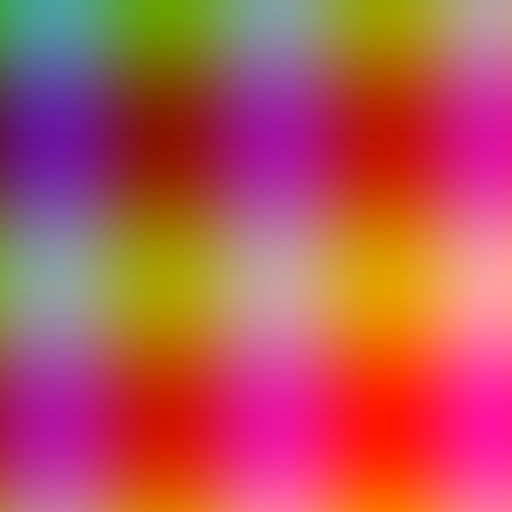
#> input picture input_base.png, 512 x 512 px, given in place of input.png, which was not available
$ python dft_image_processor_show_dwt_fixed.py
#> lines starting #> are read from the running program, lines starting #| are printed output that depends on the picture; after the words box and inside, x2 and y2 are one past the last pixel; in counts of white or black regions, pixels touching at a corner belong together; pictures that were not available may be replaced by others from this repository, and a replacement may not be noted
#!/usr/bin/env python3
# -*- coding: utf-8 -*-
"""
图像频域数字水印实验

功能：
1. DFT 非盲水印嵌入与提取
2. alpha 嵌入强度扫描
3. JPEG、缩放、加噪鲁棒性测试
4. DCT QIM、DWT、DFT 盲 QIM 方法对比

运行前请准备：
- input.png      载体图像
- watermark.png  水印图像
"""

import os
from pathlib import Path

ROOT = Path(__file__).resolve().parent
os.environ.setdefault("MPLCONFIGDIR", str(ROOT / ".matplotlib-cache"))
os.environ.setdefault("XDG_CACHE_HOME", str(ROOT / ".matplotlib-cache"))

import cv2
import matplotlib
import matplotlib.pyplot as plt
import numpy as np
from matplotlib.patches import Rectangle
from matplotlib import font_manager
from skimage.metrics import peak_signal_noise_ratio as psnr
from skimage.metrics import structural_similarity as ssim


ALPHA = 0.05
DCT_DELTA = 36
DFT_QIM_DELTA = 50.0
DPI = 300
RNG = np.random.default_rng(2026)


def configure_chinese_font():
    for path in [
        "/System/Library/Fonts/STHeiti Medium.ttc",
        "/System/Library/Fonts/Hiragino Sans GB.ttc",
        "/System/Library/Fonts/Supplemental/Songti.ttc",
    ]:
        if os.path.exists(path):
            font_manager.fontManager.addfont(path)

    available = {f.name for f in font_manager.fontManager.ttflist}
    for name in ["STHeiti", "Hiragino Sans GB", "Songti SC", "PingFang SC", "SimHei"]:
        if name in available:
            plt.rcParams["font.sans-serif"] = [name, "DejaVu Sans"]
            break
    plt.rcParams["axes.unicode_minus"] = False


configure_chinese_font()


def load_inputs():
    cover_path = ROOT / "input.png"
    wm_path = ROOT / "watermark.png"
    cover = cv2.imread(str(cover_path), cv2.IMREAD_COLOR)
    watermark = cv2.imread(str(wm_path), cv2.IMREAD_GRAYSCALE)
    if cover is None:
        raise FileNotFoundError(f"请将载体图像命名为 input.png 并放在脚本目录：{cover_path}")
    if watermark is None:
        raise FileNotFoundError(f"请将水印图像命名为 watermark.png 并放在脚本目录：{wm_path}")
    return cover.astype(np.float64) / 255.0, watermark


def prepare_watermark(watermark, cover_shape):
    h, w = cover_shape[:2]
    wm_size = min(max(32, min(h, w) // 8), 192, max(8, min(h, w) // 2 - 4))
    wm = cv2.resize(watermark, (wm_size, wm_size), interpolation=cv2.INTER_AREA)
    _, wm_bin = cv2.threshold(wm, 127, 255, cv2.THRESH_BINARY)
    wm_pm1 = np.where(wm_bin > 0, 1.0, -1.0)
    return wm_bin.astype(np.uint8), wm_pm1


def dft_embed_position(image_shape, wm_shape, offset_ratio=0.08):
    h, w = image_shape[:2]
    wh, ww = wm_shape
    cy, cx = h // 2, w // 2
    y = cy - wh // 2
    x = cx + max(1, int(min(h, w) * offset_ratio // 4))
    sy = 2 * cy - y - wh
    sx = 2 * cx - x - ww
    if min(y, x, sy, sx) < 0 or y + wh > h or x + ww > w or sy + wh > h or sx + ww > w:
        raise ValueError("水印尺寸过大，DFT 嵌入区域越界。")
    return y, x, sy, sx


def normalized_correlation(wm_a, wm_b):
    if wm_a.shape != wm_b.shape:
        wm_b = cv2.resize(wm_b, (wm_a.shape[1], wm_a.shape[0]), interpolation=cv2.INTER_NEAREST)
    a = np.where(wm_a > 0, 1.0, -1.0).ravel()
    b = np.where(wm_b > 0, 1.0, -1.0).ravel()
    return float(np.sum(a * b) / (np.linalg.norm(a) * np.linalg.norm(b) + 1e-12))


def quality_metrics(cover, watermarked):
    a = (cover * 255).astype(np.uint8)
    b = (watermarked * 255).astype(np.uint8)
    return float(psnr(a, b)), float(ssim(a, b, channel_axis=2))


def dft_embed_channel(channel, wm_pm1, pos, alpha):
    y, x, sy, sx = pos
    wh, ww = wm_pm1.shape
    region = (slice(y, y + wh), slice(x, x + ww))
    sym_region = (slice(sy, sy + wh), slice(sx, sx + ww))

    f = np.fft.fftshift(np.fft.fft2(channel))
    before = f.copy()
    floor = np.percentile(np.abs(f), 75) * 0.02 + 1e-12

    coeff = f[region]
    scale = np.maximum(np.abs(coeff), floor)
    phase = np.exp(1j * np.angle(coeff))
    f[region] = coeff + alpha * scale * wm_pm1 * phase

    coeff_sym = f[sym_region]
    scale_sym = np.maximum(np.abs(coeff_sym), floor)
    phase_sym = np.exp(1j * np.angle(coeff_sym))
    f[sym_region] = coeff_sym + alpha * scale_sym * np.flipud(np.fliplr(wm_pm1)) * phase_sym

    out = np.real(np.fft.ifft2(np.fft.ifftshift(f)))
    return np.clip(out, 0, 1), before, f


def dft_extract_channel(original, watermarked, wm_shape, pos, alpha):
    y, x, sy, sx = pos
    wh, ww = wm_shape
    region = (slice(y, y + wh), slice(x, x + ww))
    sym_region = (slice(sy, sy + wh), slice(sx, sx + ww))

    f0 = np.fft.fftshift(np.fft.fft2(original))
    f1 = np.fft.fftshift(np.fft.fft2(watermarked))
    floor = np.percentile(np.abs(f0), 75) * 0.02 + 1e-12

    coeff = f0[region]
    scale = np.maximum(np.abs(coeff), floor)
    phase = np.exp(1j * np.angle(coeff))
    ext = np.real((f1[region] - coeff) * np.conj(phase)) / (alpha * scale + 1e-12)

    coeff_sym = f0[sym_region]
    scale_sym = np.maximum(np.abs(coeff_sym), floor)
    phase_sym = np.exp(1j * np.angle(coeff_sym))
    ext_sym = np.real((f1[sym_region] - coeff_sym) * np.conj(phase_sym)) / (alpha * scale_sym + 1e-12)

    return np.where((ext + np.flipud(np.fliplr(ext_sym))) / 2 > 0, 255, 0).astype(np.uint8)


def dft_embed(cover, wm_pm1, pos, alpha=ALPHA):
    channels, f_before, f_after = [], [], []
    for c in range(3):
        ch, fb, fa = dft_embed_channel(cover[:, :, c], wm_pm1, pos, alpha)
        channels.append(ch)
        f_before.append(fb)
        f_after.append(fa)
    return np.stack(channels, axis=2), f_before, f_after


def dft_extract(cover, watermarked, wm_shape, pos, alpha=ALPHA):
    extracted = [
        dft_extract_channel(cover[:, :, c], watermarked[:, :, c], wm_shape, pos, alpha)
        for c in range(3)
    ]
    return np.where(np.sum(extracted, axis=0) > 255 * 1.5, 255, 0).astype(np.uint8)


def save_basic_result(cover, watermarked, wm_bin, wm_ext, metrics):
    p, s, n = metrics
    cover_u8 = (cover * 255).astype(np.uint8)
    wm_u8 = (watermarked * 255).astype(np.uint8)
    diff = cv2.normalize(cv2.absdiff(cover_u8, wm_u8), None, 0, 255, cv2.NORM_MINMAX)

    fig, axes = plt.subplots(2, 3, figsize=(15, 10))
    items = [
        (cover_u8, "原始载体", None),
        (wm_u8, f"含水印图像\nPSNR={p:.2f}dB, SSIM={s:.4f}", None),
        (diff, "差异放大", None),
        (wm_bin, "原始水印", "gray"),
        (wm_ext, f"提取水印\nNC={n:.4f}", "gray"),
    ]
    for ax, (img, title, cmap) in zip(axes.ravel(), items):
        if cmap == "gray":
            ax.imshow(img, cmap="gray", vmin=0, vmax=255)
        else:
            ax.imshow(cv2.cvtColor(img, cv2.COLOR_BGR2RGB))
        ax.set_title(title)
        ax.axis("off")

    axes[1, 2].axis("off")
    axes[1, 2].text(0.1, 0.5, f"DFT 非盲水印\nPSNR: {p:.2f} dB\nSSIM: {s:.4f}\nNC: {n:.4f}\nalpha: {ALPHA}",
                    fontsize=13, va="center")
    plt.tight_layout()
    plt.savefig(ROOT / "basic_dft_result.png", dpi=DPI, bbox_inches="tight")
    plt.close()


def save_frequency_diff(f_before, f_after):
    diff = np.abs(np.log1p(np.abs(f_after)) - np.log1p(np.abs(f_before)))
    plt.figure(figsize=(10, 8))
    plt.imshow(diff, cmap="hot")
    plt.colorbar(label="频谱差异（对数）")
    plt.title("DFT 频谱嵌入前后差异")
    plt.savefig(ROOT / "frequency_diff.png", dpi=DPI, bbox_inches="tight")
    plt.close()


def add_embed_boxes(ax, pos, wm_shape):
    y, x, sy, sx = pos
    wh, ww = wm_shape
    for label, px, py in [("main", x, y), ("sym", sx, sy)]:
        ax.add_patch(Rectangle((px, py), ww, wh, fill=False, edgecolor="cyan", linewidth=1.5))
        ax.text(px, py - 3, label, color="cyan", fontsize=7, weight="bold", va="bottom")


def save_frequency_comparison(f_before, f_after, pos, wm_shape):
    channel_names = ["B", "G", "R"]
    fig, axes = plt.subplots(3, 3, figsize=(18, 16))
    fig.suptitle("DFT 水印嵌入前后频域图像对比", fontsize=16)

    for row, name in enumerate(channel_names):
        before = np.log1p(np.abs(f_before[row]))
        after = np.log1p(np.abs(f_after[row]))
        diff = np.abs(after - before)
        spectrum_vmax = max(float(before.max()), float(after.max()))
        diff_vmax = max(float(diff.max()), 1e-12)

        items = [
            (before, f"{name} 通道：DFT 嵌入前幅度谱", "gray", 0.0, spectrum_vmax),
            (after, f"{name} 通道：DFT 嵌入后幅度谱", "gray", 0.0, spectrum_vmax),
            (diff, f"{name} 通道：频域变化差异", "hot", 0.0, diff_vmax),
        ]

        for col, (img, title, cmap, vmin, vmax) in enumerate(items):
            ax = axes[row, col]
            im = ax.imshow(img, cmap=cmap, vmin=vmin, vmax=vmax)
            add_embed_boxes(ax, pos, wm_shape)
            ax.set_title(title)
            ax.axis("off")
            fig.colorbar(im, ax=ax, fraction=0.046, pad=0.04)

    plt.tight_layout(rect=[0, 0, 1, 0.97])
    plt.savefig(ROOT / "frequency_comparison.png", dpi=DPI, bbox_inches="tight")
    plt.close()


def alpha_scan(cover, wm_bin, wm_pm1, pos):
    alphas = np.linspace(0.01, 0.3, 15)
    psnr_vals, ssim_vals, nc_vals = [], [], []
    for a in alphas:
        wm_img, _, _ = dft_embed(cover, wm_pm1, pos, a)
        p, s = quality_metrics(cover, wm_img)
        ext = dft_extract(cover, wm_img, wm_bin.shape, pos, a)
        psnr_vals.append(p)
        ssim_vals.append(s)
        nc_vals.append(normalized_correlation(wm_bin, ext))

    fig, axes = plt.subplots(1, 3, figsize=(18, 5))
    for ax, vals, title, ylabel, color in [
        (axes[0], psnr_vals, "PSNR vs alpha", "PSNR (dB)", "tab:blue"),
        (axes[1], ssim_vals, "SSIM vs alpha", "SSIM", "tab:red"),
        (axes[2], nc_vals, "NC vs alpha", "NC", "tab:green"),
    ]:
        ax.plot(alphas, vals, "o-", color=color, markersize=4)
        ax.set_title(title)
        ax.set_xlabel("alpha")
        ax.set_ylabel(ylabel)
        ax.grid(alpha=0.3)
    plt.tight_layout()
    plt.savefig(ROOT / "alpha_scan.png", dpi=DPI, bbox_inches="tight")
    plt.close()


def jpeg_attack(img, quality):
    ok, buf = cv2.imencode(".jpg", img, [int(cv2.IMWRITE_JPEG_QUALITY), quality])
    if not ok:
        raise RuntimeError("JPEG 编码失败")
    return cv2.imdecode(buf, cv2.IMREAD_COLOR)


def scale_attack(img, scale):
    h, w = img.shape[:2]
    small = cv2.resize(img, (int(w * scale), int(h * scale)), interpolation=cv2.INTER_LINEAR)
    return cv2.resize(small, (w, h), interpolation=cv2.INTER_LINEAR)


def noise_attack(img, sigma):
    noisy = img.astype(np.float64) + RNG.normal(0, sigma, img.shape)
    return np.clip(noisy, 0, 255).astype(np.uint8)


def robustness_tests(cover, watermarked, wm_bin, pos):
    cover_u8 = (cover * 255).astype(np.uint8)
    wm_u8 = (watermarked * 255).astype(np.uint8)
    wm_shape = wm_bin.shape

    tests = {
        "JPEG 压缩": [(q, jpeg_attack(wm_u8, q)) for q in [90, 70, 50, 30, 20, 10]],
        "缩放": [(s, scale_attack(wm_u8, s)) for s in [0.5, 0.75, 1.25, 1.5, 2.0]],
        "高斯噪声": [(n, noise_attack(wm_u8, n)) for n in [5, 10, 15, 20, 30, 50]],
    }

    results = {}
    for name, attacked_list in tests.items():
        rows = []
        for strength, attacked in attacked_list:
            attacked_float = attacked.astype(np.float64) / 255.0
            ext = dft_extract(cover, attacked_float, wm_shape, pos, ALPHA)
            rows.append((strength, normalized_correlation(wm_bin, ext), psnr(cover_u8, attacked)))
        results[name] = rows
    return results


def save_robustness_summary(results):
    fig, axes = plt.subplots(1, 3, figsize=(18, 5))
    colors = ["steelblue", "coral", "seagreen"]
    xlabels = {
        "JPEG 压缩": "JPEG 质量因子 Q（越低压缩越强）",
        "缩放": "缩放比例 s（先缩放到 s 倍，再恢复原尺寸）",
        "高斯噪声": "噪声标准差 sigma（像素值 0-255）",
    }
    for ax, (name, rows), color in zip(axes, results.items(), colors):
        labels = [str(r[0]) for r in rows]
        ncs = [r[1] for r in rows]
        ax.bar(range(len(labels)), ncs, tick_label=labels, color=color)
        ax.set_title(name + "鲁棒性")
        ax.set_xlabel(xlabels[name])
        ax.set_ylabel("NC")
        ax.set_ylim(0, 1.05)
        ax.grid(axis="y", alpha=0.3)
    plt.tight_layout()
    plt.savefig(ROOT / "robustness_summary.png", dpi=DPI, bbox_inches="tight")
    plt.close()


def dct_embed(channel, wm_bin, delta=DCT_DELTA):
    h, w = channel.shape
    work = channel * 255.0
    bits = (wm_bin.ravel() > 0).astype(np.uint8)
    idx = 0
    positions = [(3, 3), (3, 4), (4, 3), (4, 4)]
    if bits.size > (h // 8) * (w // 8) * len(positions):
        raise ValueError("DCT 容量不足，水印太大。")

    for y in range(0, h - 7, 8):
        for x in range(0, w - 7, 8):
            block = cv2.dct(work[y:y + 8, x:x + 8])
            for r, c in positions:
                if idx >= bits.size:
                    break
                q = int(np.floor(block[r, c] / delta + 0.5))
                if q % 2 != int(bits[idx]):
                    q += 1
                block[r, c] = q * delta
                idx += 1
            work[y:y + 8, x:x + 8] = cv2.idct(block)
            if idx >= bits.size:
                return np.clip(work / 255.0, 0, 1)
    return np.clip(work / 255.0, 0, 1)


def dct_extract(channel, wm_shape, delta=DCT_DELTA):
    h, w = channel.shape
    total = wm_shape[0] * wm_shape[1]
    work = channel * 255.0
    bits = []
    positions = [(3, 3), (3, 4), (4, 3), (4, 4)]
    for y in range(0, h - 7, 8):
        for x in range(0, w - 7, 8):
            block = cv2.dct(work[y:y + 8, x:x + 8])
            for r, c in positions:
                bits.append(int(np.floor(block[r, c] / delta + 0.5)) % 2)
                if len(bits) == total:
                    return (np.array(bits, dtype=np.uint8).reshape(wm_shape) * 255)
    raise ValueError("DCT 提取容量不足。")


def dct_experiment(cover, wm_bin):
    cover_u8 = (cover * 255).astype(np.uint8)
    ycrcb = cv2.cvtColor(cover_u8, cv2.COLOR_BGR2YCrCb)
    y = ycrcb[:, :, 0].astype(np.float64) / 255.0
    y_wm = dct_embed(y, wm_bin)
    ext = dct_extract(y_wm, wm_bin.shape)
    ycrcb[:, :, 0] = np.clip(y_wm * 255, 0, 255).astype(np.uint8)
    return cv2.cvtColor(ycrcb, cv2.COLOR_YCrCb2BGR), ext


def haar_dwt2(x):
    if x.shape[0] % 2 or x.shape[1] % 2:
        x = np.pad(x, ((0, x.shape[0] % 2), (0, x.shape[1] % 2)), mode="edge")
    a, b = x[0::2, 0::2], x[0::2, 1::2]
    c, d = x[1::2, 0::2], x[1::2, 1::2]
    return (a + b + c + d) / 2, ((a - b + c - d) / 2, (a + b - c - d) / 2, (a - b - c + d) / 2)


def haar_idwt2(ll, detail, shape):
    lh, hl, hh = detail
    out = np.zeros((ll.shape[0] * 2, ll.shape[1] * 2))
    out[0::2, 0::2] = (ll + lh + hl + hh) / 2
    out[0::2, 1::2] = (ll - lh + hl - hh) / 2
    out[1::2, 0::2] = (ll + lh - hl - hh) / 2
    out[1::2, 1::2] = (ll - lh - hl + hh) / 2
    return out[:shape[0], :shape[1]]


def dwt_experiment(cover, wm_bin, wm_pm1, alpha=0.08):
    cover_u8 = (cover * 255).astype(np.uint8)
    ycrcb = cv2.cvtColor(cover_u8, cv2.COLOR_BGR2YCrCb)
    y = ycrcb[:, :, 0].astype(np.float64) / 255.0
    ll, (lh, hl, hh) = haar_dwt2(y)
    wm = cv2.resize(wm_pm1, (lh.shape[1], lh.shape[0]), interpolation=cv2.INTER_NEAREST)
    lh_wm = lh + alpha * (np.std(lh) + 1e-8) * wm
    hl_wm = hl + alpha * (np.std(hl) + 1e-8) * wm
    y_wm = np.clip(haar_idwt2(ll, (lh_wm, hl_wm, hh), y.shape), 0, 1)

    _, (lh2, hl2, _) = haar_dwt2(y_wm)
    ext = ((lh2 - lh) / (alpha * (np.std(lh) + 1e-8)) + (hl2 - hl) / (alpha * (np.std(hl) + 1e-8))) / 2
    ext = cv2.resize(ext, (wm_bin.shape[1], wm_bin.shape[0]), interpolation=cv2.INTER_LINEAR)
    ext_bin = np.where(ext > np.mean(ext), 255, 0).astype(np.uint8)

    ycrcb[:, :, 0] = np.clip(y_wm * 255, 0, 255).astype(np.uint8)
    return cv2.cvtColor(ycrcb, cv2.COLOR_YCrCb2BGR), ext_bin


def blind_dft_embed(channel, wm_bin, pos, delta=DFT_QIM_DELTA):
    y, x, sy, sx = pos
    wh, ww = wm_bin.shape
    f = np.fft.fftshift(np.fft.fft2(channel))
    for oy, ox, bits in [(y, x, wm_bin > 0), (sy, sx, np.flipud(np.fliplr(wm_bin > 0)))]:
        for i in range(wh):
            for j in range(ww):
                coeff = f[oy + i, ox + j]
                q = int(np.floor(abs(coeff) / delta + 0.5))
                if q % 2 != int(bits[i, j]):
                    q += 1
                f[oy + i, ox + j] = q * delta * np.exp(1j * np.angle(coeff))
    return np.clip(np.real(np.fft.ifft2(np.fft.ifftshift(f))), 0, 1)


def blind_dft_extract(channel, wm_shape, pos, delta=DFT_QIM_DELTA):
    y, x, sy, sx = pos
    wh, ww = wm_shape
    f = np.fft.fftshift(np.fft.fft2(channel))
    main = np.zeros(wm_shape)
    sym = np.zeros(wm_shape)
    for i in range(wh):
        for j in range(ww):
            main[i, j] = int(np.floor(abs(f[y + i, x + j]) / delta + 0.5)) % 2
            sym[i, j] = int(np.floor(abs(f[sy + i, sx + j]) / delta + 0.5)) % 2
    return np.where((main + np.flipud(np.fliplr(sym))) / 2 > 0.5, 255, 0).astype(np.uint8)


def blind_dft_experiment(cover, wm_bin, pos):
    cover_u8 = (cover * 255).astype(np.uint8)
    gray = cv2.cvtColor(cover_u8, cv2.COLOR_BGR2GRAY).astype(np.float64) / 255.0
    gray_wm = blind_dft_embed(gray, wm_bin, pos)
    ext = blind_dft_extract(gray_wm, wm_bin.shape, pos)
    return cv2.cvtColor((gray_wm * 255).astype(np.uint8), cv2.COLOR_GRAY2BGR), ext


def save_method_group_figure(filename, title, selected_names, cover_u8, wm_bin, method_images, method_ext, metrics):
    meta = {
        "DFT 非盲": ("DFT", "加性嵌入", "非盲"),
        "DCT QIM": ("DCT", "QIM 量化", "盲"),
        "DWT": ("DWT", "加性嵌入", "非盲"),
        "DFT 盲 QIM": ("DFT", "QIM 量化", "盲"),
    }
    cols = len(selected_names) + 1
    fig = plt.figure(figsize=(4.8 * cols, 11))

    ax = fig.add_subplot(3, cols, 1)
    ax.imshow(cv2.cvtColor(cover_u8, cv2.COLOR_BGR2RGB))
    ax.set_title("原始载体")
    ax.axis("off")

    for i, name in enumerate(selected_names, start=2):
        p, _, _ = metrics[name]
        ax = fig.add_subplot(3, cols, i)
        ax.imshow(cv2.cvtColor(method_images[name], cv2.COLOR_BGR2RGB))
        ax.set_title(f"{name}\nPSNR={p:.1f}")
        ax.axis("off")

    ax = fig.add_subplot(3, cols, cols + 1)
    ax.imshow(wm_bin, cmap="gray", vmin=0, vmax=255)
    ax.set_title("原始水印")
    ax.axis("off")

    for i, name in enumerate(selected_names, start=cols + 2):
        _, _, n = metrics[name]
        ax = fig.add_subplot(3, cols, i)
        ax.imshow(method_ext[name], cmap="gray", vmin=0, vmax=255)
        ax.set_title(f"{name}\nNC={n:.3f}")
        ax.axis("off")

    table_ax = fig.add_subplot(3, cols, (2 * cols + 1, 3 * cols))
    table_ax.axis("off")
    rows = []
    for name in selected_names:
        p, s, n = metrics[name]
        domain, embedding, extraction = meta[name]
        rows.append([name, domain, embedding, extraction, f"{p:.2f}", f"{s:.4f}", f"{n:.4f}"])
    table = table_ax.table(
        cellText=rows,
        colLabels=["方法", "变换域", "嵌入方式", "提取方式", "PSNR(dB)", "SSIM", "NC"],
        cellLoc="center",
        loc="center",
    )
    table.auto_set_font_size(False)
    table.set_fontsize(11)
    table.scale(1, 2)
    table_ax.set_title(title)

    plt.tight_layout()
    plt.savefig(ROOT / filename, dpi=DPI, bbox_inches="tight")
    plt.close()


def compare_methods(cover, wm_bin, wm_pm1, pos, dft_wm, dft_ext, dft_metrics):
    cover_u8 = (cover * 255).astype(np.uint8)
    gray_cover = cv2.cvtColor(cover_u8, cv2.COLOR_BGR2GRAY)

    method_images = {"DFT 非盲": (dft_wm * 255).astype(np.uint8)}
    method_ext = {"DFT 非盲": dft_ext}
    metrics = {"DFT 非盲": dft_metrics}

    for name, runner in [
        ("DCT QIM", lambda: dct_experiment(cover, wm_bin)),
        ("DWT", lambda: dwt_experiment(cover, wm_bin, wm_pm1)),
        ("DFT 盲 QIM", lambda: blind_dft_experiment(cover, wm_bin, pos)),
    ]:
        img, ext = runner()
        gray = cv2.cvtColor(img, cv2.COLOR_BGR2GRAY)
        method_images[name] = img
        method_ext[name] = ext
        metrics[name] = (float(psnr(gray_cover, gray)), float(ssim(gray_cover, gray)), normalized_correlation(wm_bin, ext))

    save_method_group_figure(
        "qim_comparison.png",
        "QIM 量化嵌入方法对比",
        ["DCT QIM", "DFT 盲 QIM"],
        cover_u8,
        wm_bin,
        method_images,
        method_ext,
        metrics,
    )
    save_method_group_figure(
        "dct_dwt_comparison.png",
        "DCT 与 DWT 变换域方法对比",
        ["DCT QIM", "DWT"],
        cover_u8,
        wm_bin,
        method_images,
        method_ext,
        metrics,
    )
    return metrics


def print_report(metrics, wm_shape):
    print("\n" + "=" * 58)
    print("图像频域水印实验报告")
    print("=" * 58)
    print(f"水印尺寸: {wm_shape[0]} x {wm_shape[1]}")
    print(f"DFT alpha: {ALPHA}")
    print(f"DCT QIM delta: {DCT_DELTA}")
    print(f"DFT 盲 QIM delta: {DFT_QIM_DELTA}")
    print("-" * 58)
    print(f"{'方法':<14} {'PSNR(dB)':<12} {'SSIM':<12} {'NC':<12}")
    for name, (p, s, n) in metrics.items():
        print(f"{name:<14} {p:<12.2f} {s:<12.4f} {n:<12.4f}")
    print("=" * 58)


def main():
    print("图像频域水印实验")
    cover, watermark = load_inputs()
#> in load_inputs, cover is the input picture: shape (512, 512, 3); mean B, G, R 87.5, 83.9, 185.1
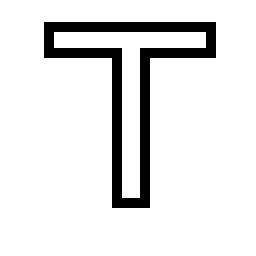
#> input picture watermark.png, 128 x 128 px (shown 2 times larger)
    wm_bin, wm_pm1 = prepare_watermark(watermark, cover.shape)
#> in prepare_watermark, `wm = cv2.resize(watermark, (wm_size, wm_size), interpolation=cv2.INTER..`:
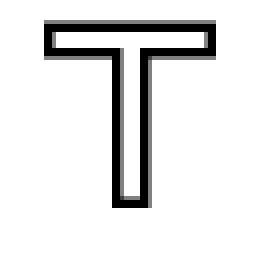
#> wm: shape (64, 64) (shown 4 times larger); min 0, max 255, mean 228.7
#> in prepare_watermark, `_, wm_bin = cv2.threshold(wm, 127, 255, cv2.THRESH_BINARY)`:
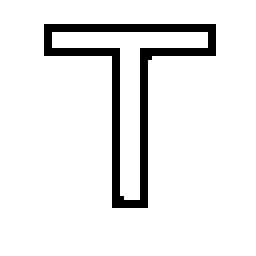
#> wm_bin: shape (64, 64) (shown 4 times larger); 91.7% white; black in thin lines or dots, all inside (x1, y1, x2, y2) = (11, 6, 54, 52)
    pos = dft_embed_position(cover.shape, wm_bin.shape)

    print(f"载体尺寸: {cover.shape[:2]}")
#| 载体尺寸: (512, 512)
    print(f"水印尺寸: {wm_bin.shape}")
#| 水印尺寸: (64, 64)
    print(f"DFT 嵌入区域: 主区域({pos[0]}, {pos[1]}), 对称区域({pos[2]}, {pos[3]})")
#| DFT 嵌入区域: 主区域(224, 266), 对称区域(224, 182)

    watermarked_dft, f_before, f_after = dft_embed(cover, wm_pm1, pos)
#> the loop in dft_embed, `for c in range(3):` made 3 passes
#> floor in dft_embed_channel on passes 1 to 3: 1e-12, 1e-12, 0.00861
#> pass 1, in dft_embed_channel, `out = np.real(np.fft.ifft2(np.fft.ifftshift(f)))`:
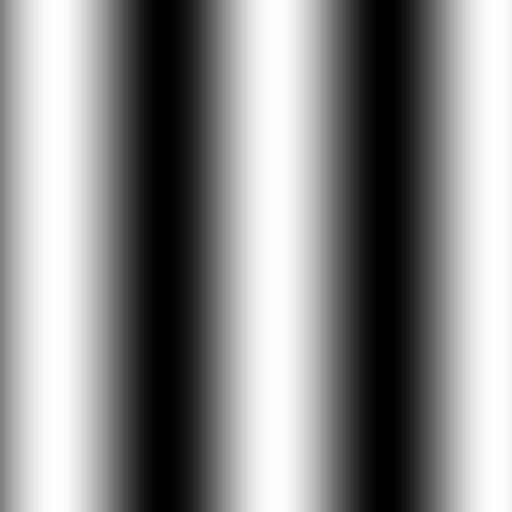
#> out: shape (512, 512) float64; min -0.00042, max 0.626, mean 0.343; drawn with min black and max white
#> pass 1, in dft_embed, `ch, fb, fa = dft_embed_channel(cover[:, :, c], wm_pm1, pos, alpha)`:
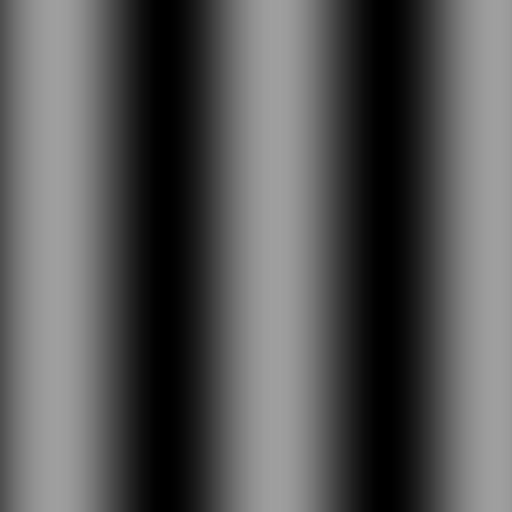
#> ch: shape (512, 512) float64; min 0, max 0.626, mean 0.343
#> after the loop in dft_embed, `for c in range(3):`: channels = 3 items
#> (the rest of the program and of its run is left out)
